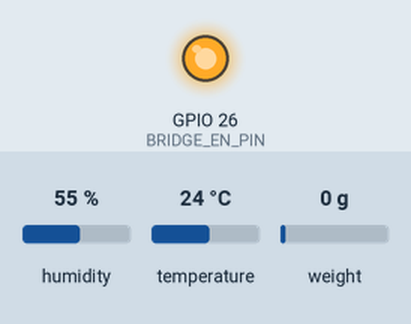
A sketch run on a simulated ESP32. Parts: output pins drawn as LEDs (lit = HIGH). The inputs (shaded band) are chosen by the test bench; at power-on: humidity 55 %, temperature 24 °C, weight on the scale 0 g. The local clock reads 2024-03-15 10:24:30 at power-on unless the sketch sets it; storage starts empty; pins used as bus, display or sensor lines are not drawn. At 3.2 s the program puts the board to deep sleep or switches it off; the recording ends there.

Above: at 0.3 s.
Timing chart, 0 to 3.2 s (numbered marks = the images above):
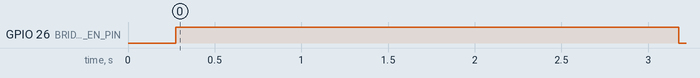

Measured:
- by itself, GPIO 26 (BRIDGE_EN_PIN): LOW → HIGH at 0.27 s, → LOW 2.9 s later

The sketch:

field_logger_v5_4_efficient_bridge_off.ino
```cpp
/*
  FIELD DEPLOYMENT LOGGER v5
  --------------------------
  Deep-sleep logger: tipping bucket (ext0 wake) + scheduled batch readings
  of DHT, HX711 load cell, DS3231 RTC, written to SD.

  What changed vs v4
  - CRASH FIX: v4 computed (avgRaw - 0) / 0 with INTEGER types. On the ESP32
    that is an IntegerDivideByZero panic -> "Rebooting..." -> SW_CPU_RESET
    loop, every time the HX711 returned a reading (or a floating DT pin
    looked "ready"). Calibration is now float, and a factor of 0 means
    "not calibrated": raw is still logged, weight is NaN, status says NO_CAL.
  - Staggered power: nothing runs at the same time any more.
        RTC (I2C) -> DHT (optionally power-gated) -> HX711 (powered down
        again afterwards) -> SD card last.
    The SD card (biggest current spikes) is only initialised after the
    sensors have been shut down.
  - HX711 reads can no longer hang forever (timeout on every sample), and
    suspicious raw values (-1, 0, +/- full scale = floating/unpowered DT)
    are rejected and flagged.
  - DHT and HX711 have separate sample counts. The slow DHT only needs a few
    samples, the HX711 is fast. Awake time per cycle drops from ~22 s to ~8 s.
  - First boot no longer sleeps for two intervals (nextLogUs is set to "now").
  - Tip wake waits for the contact to release before sleeping, so one tip is
    not counted twice.
  - ext0 pull-up is kept alive during deep sleep (RTC_PERIPH domain on).
  - Reset reason (POWERON / BROWNOUT / PANIC / WDT) is logged in the status
    column of the first row after any boot, so crashes show up in the data.
  - One append per row: size check + write error check, SD init retried at a
    lower SPI speed (more tolerant of breadboard wiring).

  Revision v5.4 = v5.3 (efficient wake-ups) + load cell bridge OFF in deep sleep
  - The load cell bridge (about 13 mA on 3.3 V) is powered through a
    logic-level N-channel MOSFET in its GROUND line, driven by BRIDGE_EN_PIN
    (GPIO26, HIGH = bridge on). It is switched on BRIDGE_WARMUP_MS before the
    HX711 is read and off again right after, and held OFF through deep sleep.
      Load cell RED   -> 3V3 (as before, no change)
      Load cell BLACK -> MOSFET DRAIN      (NOT directly to GND any more)
      MOSFET SOURCE   -> GND
      MOSFET GATE     -> GPIO26 through 100 ohm, plus 100 kohm gate -> GND
                         (the 100 k keeps it OFF while the ESP32 sleeps/boots)
      Load cell GREEN/WHITE -> HX711 A+ / A- as before
    MOSFET: IRLZ44N (or IRLZ34N / IRL540N). It must be a LOGIC-LEVEL type
    (fully on at 3.3 V gate). Normal IRF540 / IRF9540 will NOT work.
    Without the MOSFET fitted the sketch still works (the extra pin just
    toggles nothing); the bridge is then on all the time.
  - IMPORTANT: calibrate with the SAME switching sequence and BRIDGE_WARMUP_MS
    you deploy with. The bridge warms slightly while on, so the zero and span
    depend on how long it has been on when you read it.
  - Header pin note corrected: the #defines below (DHT 14, HX711 DT 32 /
    SCK 33) are what the code uses.

  Revision v5.3 (ENERGY EFFICIENCY -- shorter and cheaper wake-ups)
  - CPU runs at 80 MHz instead of 240 MHz (CPU_MHZ). Wi-Fi and Bluetooth are
    never started, so the radio draws nothing. At 80 MHz an awake ESP32 draws
    roughly 30-40 mA instead of 50-60 mA. Everything here (I2C, SPI, DHT,
    HX711, deep sleep) works at 80 MHz.
  - Serial is completely off in deployment (SERIAL_DEBUG follows TEST_MODE):
    no UART start-up, no printing, no flush. It also makes the tip-wake path
    (one wake per bucket tip, which happens a lot in rain) shorter.
  - DHT: ONE reading per wake in deployment (DHT_SAMPLES 1), with a single
    retry after DHT_SAMPLE_GAP_MS only if that reading fails. The old
    3 samples x 2.2 s gaps kept the CPU awake ~4.4 s per wake for almost no
    benefit: a DHT11 only resolves 1 degC / 1 %RH and the values change slowly.
  - Awake time per wake drops from about 8 s to about 3.5 s (the HX711
    settling and conversions are now the biggest part, ~2 s).
  - NOT changed on purpose (these protect data quality): HX_SETTLE_MS,
    HX_DISCARD, HX_SAMPLES, the 250 ms start-up delay, SD handling.
  - Most of the remaining energy is spent while ASLEEP, by the board itself
    (regulator, USB chip, LEDs, SD module, bridge). See the notes next to
    BRIDGE / hardware in the chat: software cannot remove that.

  Revision v5.1 (from the bench measurements)
  - HX711 stays powered DOWN in deep sleep: SCK is driven HIGH and the pad is
    held (gpio_hold_en + gpio_deep_sleep_hold_en). Without the hold, the pin
    floats in deep sleep, the HX711 wakes up and keeps the bridge powered
    (possibly ~15 mA), which would flatten a battery over weeks. The hold is
    released at the start of every log cycle, with the pin already HIGH so
    nothing glitches. A tip wake leaves the hold untouched.
  - HX711 settling: the first conversions after power-up read high (about
    +0.5 % of the reading, i.e. ~+2000 counts at 5 kg, ~+30 g). Now waits
    HX_SETTLE_MS and discards HX_DISCARD (4) conversions before sampling.
    Use the SAME procedure when calibrating, or the calibration is ~0.1 % off.
  - HX711 pins DT=GPIO32, SCK=GPIO33 (as in the #defines).

  BEFORE DEPLOYING
    1. TEST_MODE true, upload, Serial Monitor 115200, watch several cycles.
    2. Check field_log.csv on the card.
    3. TEST_MODE false for 15-min cycles.
    4. Set CAL_OFFSET / CAL_FACTOR from your HX711 calibration, measured on the
       SAME power supply you will deploy with (the span moved ~3.5 % between
       USB and battery in the bench tests).

  VERIFY THE PINS BELOW AGAINST YOUR REAL WIRING before deploying.

  Libraries: RTClib, DHT sensor library + Adafruit Unified Sensor, HX711
             (bogde), SD (built-in)
*/

#include <Wire.h>
#include <RTClib.h>
#include <SPI.h>
#include <SD.h>
#include <DHT.h>
#include <HX711.h>
#include <math.h>
#include <sys/time.h>
#include "driver/gpio.h"
#include "driver/rtc_io.h"
#include "esp_sleep.h"
#include "esp_system.h"

// ===================== SWITCHES =====================
#define TEST_MODE   false    // true = bench test (30 s cycles). SET FALSE BEFORE DEPLOYING.
#define USE_RTC     true
#define CPU_MHZ     80       // 80 is plenty; 240 would draw ~20 mA more while awake
#define SERIAL_DEBUG TEST_MODE   // Serial output only in test mode (saves time and energy)

#if !SERIAL_DEBUG
// Silent stand-in for Serial: every Serial.xxx() call below compiles to nothing.
struct NullSerial {
  void begin(unsigned long) {}
  void flush() {}
  size_t println(const char *) { return 0; }
  template <typename... A> int printf(const char *, A...) { return 0; }
};
static NullSerial NullSer;
#define Serial NullSer
#endif

// ===================== PINS =====================
#define SD_CS_PIN            5     // SD: MOSI 23, MISO 19, CLK 18
#define I2C_SDA              21
#define I2C_SCL              22
#define DHT_PIN              14
#define DHT_TYPE             DHT11 // change to DHT22 if that is what you have
#define DHT_PWR_PIN          -1    // -1 = DHT always powered. Or an RTC-capable GPIO
                                   // (e.g. 25) wired to the DHT's + pin: it is then
                                   // powered only while sampling (draws ~1 mA, fine
                                   // for a GPIO).
#define HX711_DT_PIN         32
#define HX711_SCK_PIN        33    // held HIGH in deep sleep = HX711 powered down
#define BRIDGE_EN_PIN        26    // MOSFET gate for the load cell ground, HIGH = bridge ON.
                                   // -1 = no switch fitted (bridge always on).
#define TIPPING_BUCKET_PIN   GPIO_NUM_27
#define LED_PIN              2

// ===================== CALIBRATION =====================
const long  CAL_OFFSET = 0;
const float CAL_FACTOR = 0.0f;     // 0 = not calibrated -> weight logged as NaN

// ===================== TIMING =====================
#if TEST_MODE
  #define WAKE_INTERVAL_SEC  30
  #define DHT_SAMPLES        2
  #define HX_SAMPLES         3
  #define LED_SELFCHECK      true
#else
  #define WAKE_INTERVAL_SEC  900
  #define DHT_SAMPLES        1
  #define HX_SAMPLES         10
  #define LED_SELFCHECK      false
#endif
#define DHT_SAMPLE_GAP_MS    2200
#define DHT_POWERUP_MS       2000
#define BRIDGE_WARMUP_MS     1000  // bridge on this long before the HX711 is powered up
#define HX_SETTLE_MS         500
#define HX_DISCARD           4     // conversions dropped after power-up (settling transient)
#define HX_READY_TIMEOUT_MS  400
#define TIP_DEBOUNCE_US      200000LL

// ===================== STATE =====================
RTC_DS3231 rtc;
DHT dht(DHT_PIN, DHT_TYPE);
HX711 scale;

const char *logFileName = "/field_log.csv";
const char *CSV_HEADER =
  "boot_session,elapsed_sec,timestamp,avg_temperature_C,avg_humidity_pct,"
  "avg_raw_adc,avg_weight_g,total_tips,status";

// Survive deep sleep (cleared by any real reset: power loss, brownout, panic).
RTC_DATA_ATTR unsigned long totalTipCount    = 0;
RTC_DATA_ATTR bool          firstBootDone    = false;
RTC_DATA_ATTR int64_t       nextLogUs        = 0;
RTC_DATA_ATTR int64_t       lastTipUs        = 0;
RTC_DATA_ATTR int64_t       lastGoodRtcEpoch = 0;
RTC_DATA_ATTR int64_t       lastGoodRtcUs    = 0;
RTC_DATA_ATTR uint32_t      bootSession      = 0;
RTC_DATA_ATTR int64_t       bootStartUs      = 0;

// ===================== HELPERS =====================
int64_t nowUs() {
  struct timeval tv;
  gettimeofday(&tv, NULL);
  return (int64_t)tv.tv_sec * 1000000LL + tv.tv_usec;
}

void addFlag(String &flags, const char *f) {
  if (flags.length()) flags += ' ';
  flags += f;
}

String fmtF(float v, int dec) {
  return isnan(v) ? String("NaN") : String(v, dec);
}

const char *resetTag() {
  switch (esp_reset_reason()) {
    case ESP_RST_POWERON:  return "BOOT_POWERON";
    case ESP_RST_BROWNOUT: return "BOOT_BROWNOUT";
    case ESP_RST_PANIC:    return "BOOT_PANIC";
    case ESP_RST_INT_WDT:
    case ESP_RST_TASK_WDT:
    case ESP_RST_WDT:      return "BOOT_WDT";
    case ESP_RST_SW:       return "BOOT_SW";
    default:               return "BOOT_OTHER";
  }
}

void blinkLED(int count, int onMs, int offMs) {
  pinMode(LED_PIN, OUTPUT);
  for (int i = 0; i < count; i++) {
    digitalWrite(LED_PIN, HIGH);
    delay(onMs);
    digitalWrite(LED_PIN, LOW);
    if (i < count - 1) delay(offMs);
  }
}

// ===================== LOAD CELL BRIDGE SWITCH =====================
void bridgeOn() {
#if BRIDGE_EN_PIN >= 0
  gpio_hold_dis((gpio_num_t)BRIDGE_EN_PIN);
  pinMode(BRIDGE_EN_PIN, OUTPUT);
  digitalWrite(BRIDGE_EN_PIN, HIGH);
#endif
}

void bridgeOff() {
#if BRIDGE_EN_PIN >= 0
  gpio_hold_dis((gpio_num_t)BRIDGE_EN_PIN);
  pinMode(BRIDGE_EN_PIN, OUTPUT);
  digitalWrite(BRIDGE_EN_PIN, LOW);
#endif
}

// ===================== SLEEP =====================
void armWakeSources(uint64_t sleepUs) {
  if (sleepUs < 1000000ULL) sleepUs = 1000000ULL;      // avoid wake storms
  esp_sleep_enable_ext0_wakeup(TIPPING_BUCKET_PIN, 0);  // tip = contact to GND
  rtc_gpio_pullup_en(TIPPING_BUCKET_PIN);
  rtc_gpio_pulldown_dis(TIPPING_BUCKET_PIN);
  esp_sleep_pd_config(ESP_PD_DOMAIN_RTC_PERIPH, ESP_PD_OPTION_ON); // keep pull-up alive
  esp_sleep_enable_timer_wakeup(sleepUs);
}

void goToSleepUntilNextLog() {
  int64_t remaining = nextLogUs - nowUs();
  if (remaining < 0) remaining = 0;
  armWakeSources((uint64_t)remaining);

  // Keep the HX711 powered down during deep sleep: PD_SCK HIGH for >60 us puts
  // it (and the load cell bridge) to sleep, but the pin floats in deep sleep
  // unless it is driven and held.
  pinMode(HX711_SCK_PIN, OUTPUT);
  digitalWrite(HX711_SCK_PIN, HIGH);
  gpio_hold_en((gpio_num_t)HX711_SCK_PIN);
  gpio_deep_sleep_hold_en();   // applies to every pad held with gpio_hold_en (also the DHT supply pin, LOW)

#if BRIDGE_EN_PIN >= 0
  // Bridge OFF and the pin held LOW through deep sleep (the external 100 k
  // pull-down keeps the MOSFET off as well, even without the hold).
  bridgeOff();
  gpio_hold_en((gpio_num_t)BRIDGE_EN_PIN);
#endif

  Serial.printf("Sleeping for %.1fs until next scheduled log.\n\n", remaining / 1000000.0);
  Serial.flush();
  esp_deep_sleep_start();
}

// ===================== TIP WAKE (fast path) =====================
void handleTipWake() {
  if (nowUs() - lastTipUs > TIP_DEBOUNCE_US) totalTipCount++;

  // Wait for the contact to open again, otherwise the active-low wake source
  // would fire immediately and the same tip could be counted twice.
  rtc_gpio_deinit(TIPPING_BUCKET_PIN);
  pinMode((int)TIPPING_BUCKET_PIN, INPUT_PULLUP);
  uint32_t start = millis();
  while (digitalRead((int)TIPPING_BUCKET_PIN) == LOW && millis() - start < 1000) delay(5);

  lastTipUs = nowUs();
  goToSleepUntilNextLog();     // nextLogUs untouched on purpose: schedule never slips
}

// ===================== TIME =====================
// Returns true if the timestamp is a real RTC reading (or RTC disabled).
bool getTimestamp(String &ts, String &flags) {
#if USE_RTC
  bool rtcOK = false;
  Wire.begin(I2C_SDA, I2C_SCL);
  Wire.setTimeOut(100);
  for (int a = 0; a < 4 && !rtcOK; a++) {
    rtcOK = rtc.begin();
    if (!rtcOK) delay(50);
  }

  char buf[24];
  if (rtcOK) {
    DateTime now = rtc.now();
    if (now.year() >= 2026 && now.year() <= 2035) {
      snprintf(buf, sizeof(buf), "%04d-%02d-%02d %02d:%02d:%02d",
               now.year(), now.month(), now.day(),
               now.hour(), now.minute(), now.second());
      ts = buf;
      lastGoodRtcEpoch = now.unixtime();
      lastGoodRtcUs = nowUs();
      return true;
    }
    addFlag(flags, "RTC_TIME_SUSPECT");
  } else {
    addFlag(flags, "RTC_FAIL");
  }

  // Fallback: extrapolate from the last good RTC reading using the ESP32 clock.
  if (lastGoodRtcEpoch > 0) {
    int64_t estEpoch = lastGoodRtcEpoch + (nowUs() - lastGoodRtcUs) / 1000000LL;
    DateTime est((uint32_t)estEpoch);
    snprintf(buf, sizeof(buf), "%04d-%02d-%02d %02d:%02d:%02d",
             est.year(), est.month(), est.day(),
             est.hour(), est.minute(), est.second());
    ts = String(buf) + "_EST";
    addFlag(flags, "TIME_ESTIMATED");
  } else {
    ts = "RTC_FAIL";
  }
  return false;
#else
  (void)flags;
  ts = "NO_RTC";
  return true;
#endif
}

// ===================== SENSORS (one at a time) =====================
int sampleDHT(float &avgT, float &avgH) {
  float tSum = 0, hSum = 0;
  int good = 0;

#if DHT_PWR_PIN >= 0
  gpio_deep_sleep_hold_dis();
  gpio_hold_dis((gpio_num_t)DHT_PWR_PIN);
  pinMode(DHT_PWR_PIN, OUTPUT);
  digitalWrite(DHT_PWR_PIN, HIGH);
  delay(DHT_POWERUP_MS);
#endif

  dht.begin();
  for (int i = 0; i < DHT_SAMPLES; i++) {
    float t = NAN, h = NAN;
    bool ok = false;
    for (int attempt = 0; attempt < 2 && !ok; attempt++) {
      if (attempt) delay(DHT_SAMPLE_GAP_MS);       // retry only after a failed read
      t = dht.readTemperature();
      h = dht.readHumidity();
      ok = !isnan(t) && !isnan(h);
    }
    if (ok) {
      tSum += t;
      hSum += h;
      good++;
    }
    if (i < DHT_SAMPLES - 1) delay(DHT_SAMPLE_GAP_MS);
  }

#if DHT_PWR_PIN >= 0
  digitalWrite(DHT_PWR_PIN, LOW);
  gpio_hold_en((gpio_num_t)DHT_PWR_PIN);
#endif

  avgT = good ? tSum / good : NAN;
  avgH = good ? hSum / good : NAN;
  return good;
}

int sampleHX711(long &avgRaw, int &suspect) {
  long sum = 0;
  int good = 0;
  suspect = 0;

  bridgeOn();
  delay(BRIDGE_WARMUP_MS);

  scale.begin(HX711_DT_PIN, HX711_SCK_PIN);
  scale.power_up();
  delay(HX_SETTLE_MS);

  // The first HX_DISCARD conversions after power-up are dropped: they read
  // high (settling transient, ~+0.5 % of the reading on the first two).
  for (int i = 0; i < HX_DISCARD + HX_SAMPLES; i++) {
    if (!scale.wait_ready_timeout(HX_READY_TIMEOUT_MS)) continue;   // never blocks forever
    long raw = scale.read();
    if (i < HX_DISCARD) continue;
    // -1 / 0 / full-scale = floating DT, unpowered chip or broken wiring.
    if (raw == -1 || raw == 0 || raw >= 8388607L || raw <= -8388608L) {
      suspect++;
      continue;
    }
    sum += raw;
    good++;
  }

  scale.power_down();   // HX711 chip to sleep
  bridgeOff();          // and the bridge itself off (MOSFET)
  avgRaw = good ? sum / good : 0;
  return good;
}

// ===================== SD (last, with sensors already off) =====================
bool sdBegin() {
  for (int a = 0; a < 3; a++) {
    if (SD.begin(SD_CS_PIN, SPI, 4000000)) return true;
    SD.end();
    delay(100);
  }
  return false;
}

bool appendRow(const char *line) {
  if (!SD.exists(logFileName)) {
    File h = SD.open(logFileName, FILE_WRITE);
    if (!h) return false;
    h.println(CSV_HEADER);
    h.close();
  }
  File f = SD.open(logFileName, FILE_APPEND);
  if (!f) return false;
  size_t before = f.size();
  size_t n = f.println(line);
  f.flush();
  size_t after = f.size();
  bool ok = (n > 0) && (after >= before + n) && !f.getWriteError();
  f.close();
  return ok;
}

// ===================== FULL LOG CYCLE =====================
// SCK was driven HIGH and held through deep sleep (HX711 powered down). Put the
// same level in the normal GPIO registers first, then release the hold, so the
// pin never glitches LOW (which would wake the HX711 early). The HX711 only
// powers up later, in sampleHX711(), when power_up() pulls SCK LOW.
void releaseSleepHolds() {
  pinMode(HX711_SCK_PIN, OUTPUT);
  digitalWrite(HX711_SCK_PIN, HIGH);
  gpio_hold_dis((gpio_num_t)HX711_SCK_PIN);
  gpio_deep_sleep_hold_dis();
#if BRIDGE_EN_PIN >= 0
  gpio_hold_dis((gpio_num_t)BRIDGE_EN_PIN);
  pinMode(BRIDGE_EN_PIN, OUTPUT);
  digitalWrite(BRIDGE_EN_PIN, LOW);     // stays OFF until sampleHX711() switches it on
#endif
}

void runLogCycle() {
  releaseSleepHolds();
  delay(250);

  String flags = "";
  bool justBooted = !firstBootDone;

  if (justBooted) {
    Serial.println("=== FIRST BOOT ===");
    bootSession++;
    bootStartUs = nowUs();
    nextLogUs = nowUs();            // first log happens now; schedule advances below
    firstBootDone = true;
    addFlag(flags, resetTag());
    Serial.printf("[TIME] boot_session %lu started (%s).\n",
                  (unsigned long)bootSession, resetTag());
  }

  Serial.printf("Woke for scheduled logging. TotalTips so far: %lu\n", totalTipCount);
  Serial.println("Taking batch of readings...");

  // 1) RTC (I2C, tiny current)
  String ts;
  bool rtcReadOK = getTimestamp(ts, flags);

  // 2) DHT, then 3) HX711 -- strictly one after the other
  float avgTemp, avgHum;
  int dhtGood = sampleDHT(avgTemp, avgHum);

  long avgRaw;
  int hxSuspect;
  int hxGood = sampleHX711(avgRaw, hxSuspect);

  float avgWeight = NAN;
  if (hxGood > 0) {
    if (CAL_FACTOR != 0.0f) avgWeight = ((float)avgRaw - (float)CAL_OFFSET) / CAL_FACTOR;
    else addFlag(flags, "NO_CAL");
  }

  if (dhtGood < DHT_SAMPLES) {
    addFlag(flags, (String("DHT_") + dhtGood + "of" + DHT_SAMPLES).c_str());
  }
  if (hxGood < HX_SAMPLES) {
    addFlag(flags, (String("HX_") + hxGood + "of" + HX_SAMPLES).c_str());
  }
  if (hxSuspect > 0) addFlag(flags, "HX_RAW_SUSPECT");

  String status = flags.length() ? flags : String("OK");
  uint32_t elapsedSec = (uint32_t)((nowUs() - bootStartUs) / 1000000LL);

  String sTemp = dhtGood ? fmtF(avgTemp, 1) : String("NaN");
  String sHum  = dhtGood ? fmtF(avgHum, 1)  : String("NaN");
  String sRaw  = hxGood  ? String(avgRaw)   : String("NaN");
  String sWgt  = fmtF(avgWeight, 1);

  char line[220];
  snprintf(line, sizeof(line), "%lu,%lu,%s,%s,%s,%s,%s,%lu,%s",
           (unsigned long)bootSession, (unsigned long)elapsedSec, ts.c_str(),
           sTemp.c_str(), sHum.c_str(), sRaw.c_str(), sWgt.c_str(),
           totalTipCount, status.c_str());
  Serial.println(line);

  // 4) SD last
  bool writeOK = false;
  if (sdBegin()) {
    writeOK = appendRow(line);
    if (!writeOK) Serial.println("[SD] ERROR: row not written / size did not grow.");
    SD.end();
  } else {
    Serial.println("[SD] ERROR: card not detected.");
  }

  // LED self-check (TEST_MODE only)
  if (LED_SELFCHECK) {
    if (!writeOK)         blinkLED(3, 120, 150);  // SD failed, row NOT saved
    else if (!rtcReadOK)  blinkLED(2, 120, 150);  // saved, RTC problem
    else                  blinkLED(1, 700, 0);    // all good
  }

  // Advance from the previous target (not from "now") so the schedule never drifts.
  nextLogUs += (int64_t)WAKE_INTERVAL_SEC * 1000000LL;
  if (nextLogUs < nowUs()) nextLogUs = nowUs() + (int64_t)WAKE_INTERVAL_SEC * 1000000LL;

  goToSleepUntilNextLog();
}

// ===================== ARDUINO ENTRY POINTS =====================
void setup() {
  setCpuFrequencyMhz(CPU_MHZ);   // first thing: everything after runs slower and cheaper
  Serial.begin(115200);
#if SERIAL_DEBUG
  delay(50);
#endif

  if (esp_sleep_get_wakeup_cause() == ESP_SLEEP_WAKEUP_EXT0) {
    handleTipWake();     // never returns
  }
  runLogCycle();         // never returns
}

void loop() {
  // Unused: deep sleep restarts setup() each time.
}
```
